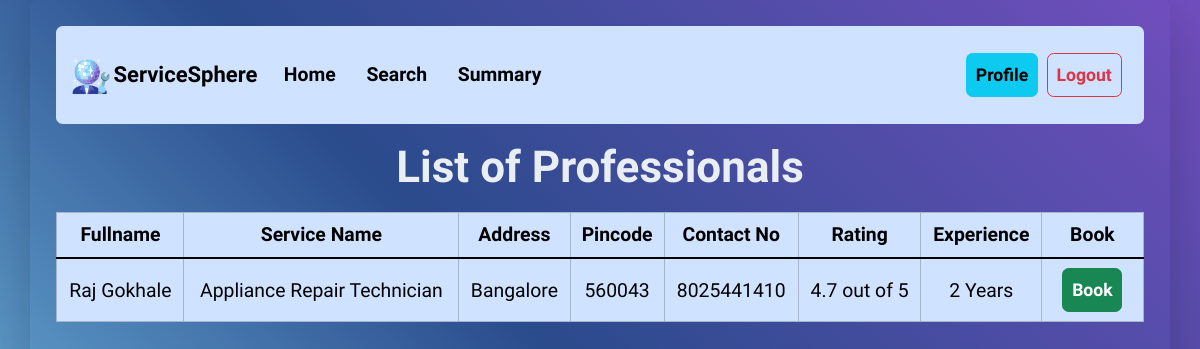
Screenshot of /customer/1/select_professional (signed in) with the database file from the repository.
### application/models.py (models this page shows)
class User(db.Model, UserMixin):
    __tablename__ = "users"
    id = db.Column(db.Integer, primary_key=True)
    username = db.Column(db.String(32), nullable=False, unique=True)
    password_hashed = db.Column(db.String(256), nullable=False)
    role = db.Column(db.Enum("admin", "customer", "professional"), nullable=False)
    status = db.Column(db.Enum("pending", "verified", "blocked"), nullable=False)
    fullname = db.Column(db.String(64), nullable=False)
    address = db.Column(db.String(256), nullable=False)
    pincode = db.Column(db.Integer, nullable=False)
    contact_number = db.Column(db.Integer, nullable=False)
    service_type = db.Column(db.Integer, db.ForeignKey("services.id"), nullable=True)
    experience = db.Column(db.Integer, nullable=True)
    created_at = db.Column(db.DateTime, default=datetime.now(timezone(timedelta(hours=5, minutes=30))))
    provider = db.relationship("Service", back_populates="provided_by", uselist=False)
    customer_requests = db.relationship("ServiceRequest", back_populates="customer", foreign_keys="ServiceRequest.customer_id")
    professional_requests = db.relationship("ServiceRequest", back_populates="professional", foreign_keys="ServiceRequest.professional_id")

class Service(db.Model):
    __tablename__ = "services"
    id = db.Column(db.Integer, primary_key=True)
    name = db.Column(db.String(100), nullable=False)
    price = db.Column(db.Numeric(10, 2), nullable=False)
    time_required = db.Column(db.Integer, nullable=False)  # in minutes
    description = db.Column(db.Text)
    created_at = db.Column(db.DateTime, default=datetime.now(timezone(timedelta(hours=5, minutes=30))))
    provided_by = db.relationship("User", back_populates="provider", cascade="all, delete-orphan")

### app.py (the view)
@app.route("/customer/<int:service_id>/select_professional")
@login_required
@role_required("customer")
def select_professional(service_id):
    professionals = User.query.filter(User.role == "professional", User.service_type == service_id, User.status == "verified").all()
    avg_ratings = db.session.query(Review.professional_id, db.func.avg(Review.rating)).group_by(Review.professional_id)
    average_ratings_dict = dict(avg_ratings)
    return render_template("customers/c_select_professional.html", professionals=professionals, average_ratings_dict=average_ratings_dict)

### app.py (called while the page is built, shortened)
@login_manager.user_loader
def load_user(user_id):
    return User.query.get(int(user_id))

def role_required(role):
    def decorator(func):
        @wraps(func)
        def wrapper(*args, **kwargs):
            return func(*args, **kwargs)
        return wrapper
    return decorator

### templates/customers/c_select_professional.html (shortened to what this page needs)
{% extends "base.html" %}
{% block content %}
{% include 'navbar.html' %}
<h1 class="m-3">List of Professionals</h1>
<div class="table-responsive">
    <table class="table table-bordered table-primary">
        <thead class="align-middle">
            <tr>
                <th>Fullname</th>
                <th>Service Name</th>
                <th>Address</th>
                <th>Pincode</th>
                <th>Contact No</th>
                <th>Rating</th>
                <th>Experience</th>
                <th>Book</th>
            </tr>
        </thead>
        <tbody class="table-group-divider align-middle">
            {% for professional in professionals %}
            <tr>
                <td>{{ professional.fullname }}</td>
                <td>{{ professional.provider.name }}</td>
                <td>{{ professional.address }}</td>
                <td>{{ professional.pincode }}</td>
                <td>{{ professional.contact_number }}</td>
                <td>{{ average_ratings_dict.get(professional.id, 0) | round(1) }} out of 5</td>
                <td>{{ professional.experience or 'N/A' }} Years</td>
                <td>
                    <form
                        action="{{ url_for('book_service', service_id=professional.service_type, professional_id=professional.id) }}"
                        method="post" onsubmit="return confirm('Are you sure you want to book this service?');">
                        <button type="submit" class="btn btn-success mx-2 px-2">Book</button>
                    </form>
                </td>
            </tr>
            {% else %}
            <tr>
                <td colspan="8" class="text-center">No professionals found.</td>
            </tr>
            {% endfor %}
        </tbody>
    </table>
</div>
{% endblock %}

### static/css/style.css (style rules this page uses)
:root { --color-body: #E9EDF4; --color-base: #2A4B8C; --color-base2: #141469; --color-brand: #80D2F2; --color-brand2: #724EBE; --font-base: "Commissioner"; }
html, body { background: linear-gradient(45deg, var(--color-brand) 0%, var(--color-base) 50%, var(--color-brand2) 100%); background-attachment: fixed; background-size: cover; font-family: var(--font-base), sans-serif; line-height: 1.4; font-size: 1.1rem; }
h1, h2, h3, h4, h5, h6 { color: var(--color-body); font-weight: 800; }
.btn { padding: 8px 8px; font-weight: 700; cursor: pointer; }

### rows the page displays
User: fullname "Raj Gokhale", provider.name "Appliance Repair Technician", address "Bangalore", pincode "560043", contact_number "8025441410", get "4.7", experience "2"
